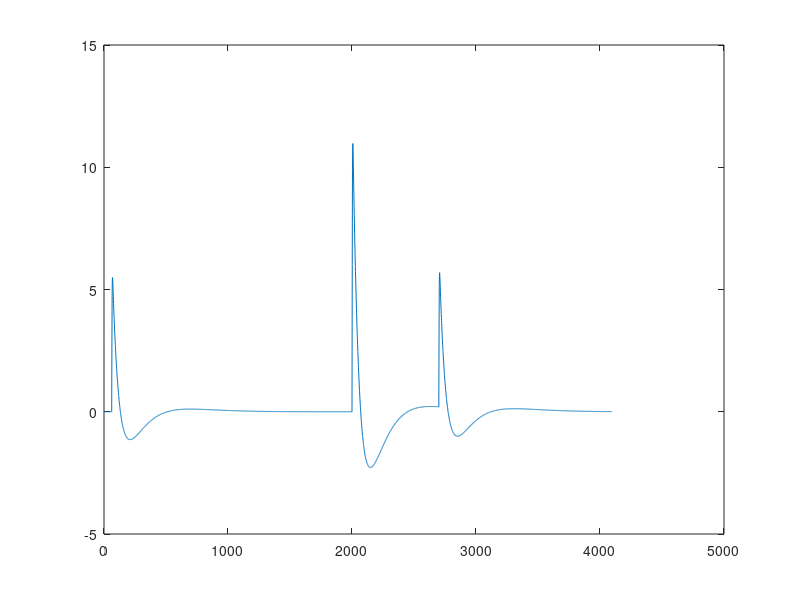

Write the MATLAB code that produced this figure.
t = zeros(1,4096);

t(62) = 1; %6.126E-5;
t(2000) = 2; %6.126E-5;
t(2700) = 1; %6.126E-5;

f = 2^30;

tf_den = [1, -3.937810904770624,   6.059560578445686,  -4.543872307687556,  1.660365605946772,  -0.238242823642825];
tf_num = [0,  1.589921349755122,  -3.245061777284015,   1.961963726121936, -0.548466823725762,   0.241643424903580];

d = round(tf_den*f);
n = round(tf_num*f);

x = t;
y = zeros(1,4096);

for i = 6:4096

    den = y(i-1)*d(2) + y(i-2)*d(3) + y(i-3)*d(4) + y(i-4)*d(5) + y(i-5)*d(6);
    num = x(i)*n(1) + x(i-1)*n(2) + x(i-2)*n(3) + x(i-3)*n(4) + x(i-4)*n(5) + x(i-5)*n(6);
    
    y(i) = (num - den)/d(1);
    
    if(i>61)
        a=1;
    end
end



plot(y)
%xlim([0,1000]);
